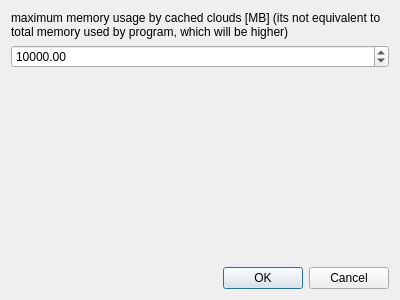
<?xml version="1.0" encoding="UTF-8"?>
<ui version="4.0">
 <class>MemorySettings</class>
 <widget class="QDialog" name="MemorySettings">
  <property name="geometry">
   <rect>
    <x>0</x>
    <y>0</y>
    <width>400</width>
    <height>300</height>
   </rect>
  </property>
  <property name="windowTitle">
   <string>Dialog</string>
  </property>
  <layout class="QVBoxLayout" name="verticalLayout_2">
   <item>
    <layout class="QVBoxLayout" name="verticalLayout">
     <item>
      <widget class="QLabel" name="label">
       <property name="text">
        <string>maximum memory usage by cached clouds [MB] (its not equivalent to total memory used by program, which will be higher) </string>
       </property>
       <property name="wordWrap">
        <bool>true</bool>
       </property>
      </widget>
     </item>
     <item>
      <widget class="QDoubleSpinBox" name="memoryLimit_doubleSpinBox">
       <property name="maximum">
        <double>99999.990000000005239</double>
       </property>
       <property name="singleStep">
        <double>10.000000000000000</double>
       </property>
       <property name="value">
        <double>10000.000000000000000</double>
       </property>
      </widget>
     </item>
     <item>
      <spacer name="verticalSpacer">
       <property name="orientation">
        <enum>Qt::Vertical</enum>
       </property>
       <property name="sizeHint" stdset="0">
        <size>
         <width>20</width>
         <height>40</height>
        </size>
       </property>
      </spacer>
     </item>
    </layout>
   </item>
   <item>
    <widget class="QDialogButtonBox" name="buttonBox">
     <property name="orientation">
      <enum>Qt::Horizontal</enum>
     </property>
     <property name="standardButtons">
      <set>QDialogButtonBox::Cancel|QDialogButtonBox::Ok</set>
     </property>
    </widget>
   </item>
  </layout>
 </widget>
 <resources/>
 <connections>
  <connection>
   <sender>buttonBox</sender>
   <signal>accepted()</signal>
   <receiver>MemorySettings</receiver>
   <slot>accept()</slot>
   <hints>
    <hint type="sourcelabel">
     <x>248</x>
     <y>254</y>
    </hint>
    <hint type="destinationlabel">
     <x>157</x>
     <y>274</y>
    </hint>
   </hints>
  </connection>
  <connection>
   <sender>buttonBox</sender>
   <signal>rejected()</signal>
   <receiver>MemorySettings</receiver>
   <slot>reject()</slot>
   <hints>
    <hint type="sourcelabel">
     <x>316</x>
     <y>260</y>
    </hint>
    <hint type="destinationlabel">
     <x>286</x>
     <y>274</y>
    </hint>
   </hints>
  </connection>
 </connections>
</ui>
